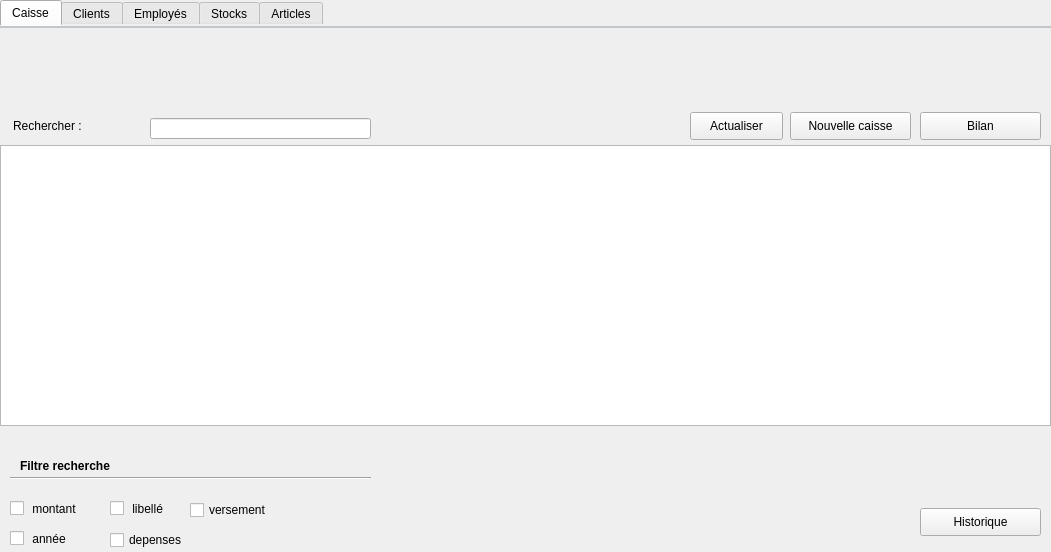
<?xml version="1.0" encoding="UTF-8"?>
<ui version="4.0">
 <class>TabWidget</class>
 <widget class="QTabWidget" name="TabWidget">
  <property name="geometry">
   <rect>
    <x>0</x>
    <y>0</y>
    <width>1051</width>
    <height>552</height>
   </rect>
  </property>
  <property name="windowTitle">
   <string>TabWidget</string>
  </property>
  <property name="styleSheet">
   <string notr="true">QTabWidget::pane { /* The tab widget frame */
    border-top: 2px solid #C2C7CB;
}</string>
  </property>
  <property name="currentIndex">
   <number>0</number>
  </property>
  <widget class="QWidget" name="CAISSE">
   <attribute name="title">
    <string>Caisse</string>
   </attribute>
   <widget class="QTableView" name="tableView_Caisse">
    <property name="geometry">
     <rect>
      <x>0</x>
      <y>117</y>
      <width>1051</width>
      <height>281</height>
     </rect>
    </property>
   </widget>
   <widget class="QLineEdit" name="lineEdit_rechercheCaisse">
    <property name="geometry">
     <rect>
      <x>150</x>
      <y>90</y>
      <width>221</width>
      <height>21</height>
     </rect>
    </property>
   </widget>
   <widget class="QCheckBox" name="checkBox_montant">
    <property name="geometry">
     <rect>
      <x>10</x>
      <y>470</y>
      <width>151</width>
      <height>21</height>
     </rect>
    </property>
    <property name="text">
     <string> montant</string>
    </property>
   </widget>
   <widget class="QCheckBox" name="checkBox_annee">
    <property name="geometry">
     <rect>
      <x>10</x>
      <y>500</y>
      <width>151</width>
      <height>21</height>
     </rect>
    </property>
    <property name="text">
     <string> année</string>
    </property>
   </widget>
   <widget class="QCheckBox" name="checkBox_libelle">
    <property name="geometry">
     <rect>
      <x>110</x>
      <y>470</y>
      <width>181</width>
      <height>21</height>
     </rect>
    </property>
    <property name="text">
     <string> libellé</string>
    </property>
   </widget>
   <widget class="QPushButton" name="pushButton_newCaisse">
    <property name="geometry">
     <rect>
      <x>790</x>
      <y>84</y>
      <width>121</width>
      <height>28</height>
     </rect>
    </property>
    <property name="text">
     <string>Nouvelle caisse</string>
    </property>
   </widget>
   <widget class="QLabel" name="label_rechercheCaisse">
    <property name="geometry">
     <rect>
      <x>13</x>
      <y>90</y>
      <width>131</width>
      <height>16</height>
     </rect>
    </property>
    <property name="text">
     <string>Rechercher :</string>
    </property>
   </widget>
   <widget class="QPushButton" name="pushButton_bilanCaisse">
    <property name="geometry">
     <rect>
      <x>920</x>
      <y>84</y>
      <width>121</width>
      <height>28</height>
     </rect>
    </property>
    <property name="text">
     <string>Bilan</string>
    </property>
   </widget>
   <widget class="QPushButton" name="pushButton_actualiserCaisse">
    <property name="geometry">
     <rect>
      <x>690</x>
      <y>84</y>
      <width>93</width>
      <height>28</height>
     </rect>
    </property>
    <property name="text">
     <string>Actualiser</string>
    </property>
   </widget>
   <widget class="Line" name="line_filtreRechercheCaisse">
    <property name="geometry">
     <rect>
      <x>10</x>
      <y>440</y>
      <width>361</width>
      <height>20</height>
     </rect>
    </property>
    <property name="orientation">
     <enum>Qt::Horizontal</enum>
    </property>
   </widget>
   <widget class="QLabel" name="label_filtreRecherche">
    <property name="geometry">
     <rect>
      <x>20</x>
      <y>430</y>
      <width>151</width>
      <height>16</height>
     </rect>
    </property>
    <property name="font">
     <font>
      <weight>75</weight>
      <bold>true</bold>
     </font>
    </property>
    <property name="text">
     <string>Filtre recherche</string>
    </property>
   </widget>
   <widget class="QPushButton" name="pushButton_historiqueCaisse">
    <property name="geometry">
     <rect>
      <x>920</x>
      <y>480</y>
      <width>121</width>
      <height>28</height>
     </rect>
    </property>
    <property name="text">
     <string>Historique</string>
    </property>
   </widget>
   <widget class="QLabel" name="label">
    <property name="geometry">
     <rect>
      <x>0</x>
      <y>0</y>
      <width>1051</width>
      <height>83</height>
     </rect>
    </property>
    <property name="frameShadow">
     <enum>QFrame::Plain</enum>
    </property>
    <property name="text">
     <string/>
    </property>
    <property name="pixmap">
     <pixmap>images/graphique.jpeg</pixmap>
    </property>
    <property name="alignment">
     <set>Qt::AlignCenter</set>
    </property>
    <property name="wordWrap">
     <bool>false</bool>
    </property>
    <property name="textInteractionFlags">
     <set>Qt::LinksAccessibleByMouse</set>
    </property>
   </widget>
   <widget class="QCheckBox" name="checkBox_afficheDepense">
    <property name="geometry">
     <rect>
      <x>110</x>
      <y>500</y>
      <width>191</width>
      <height>24</height>
     </rect>
    </property>
    <property name="text">
     <string>depenses</string>
    </property>
   </widget>
   <widget class="QCheckBox" name="checkBox_afficheVersement">
    <property name="geometry">
     <rect>
      <x>190</x>
      <y>470</y>
      <width>201</width>
      <height>24</height>
     </rect>
    </property>
    <property name="text">
     <string>versement</string>
    </property>
   </widget>
  </widget>
  <widget class="QWidget" name="CLIENT">
   <attribute name="title">
    <string>Clients</string>
   </attribute>
   <widget class="QTableView" name="tableView_client">
    <property name="geometry">
     <rect>
      <x>0</x>
      <y>70</y>
      <width>1051</width>
      <height>281</height>
     </rect>
    </property>
   </widget>
  </widget>
  <widget class="QWidget" name="STAFF">
   <attribute name="title">
    <string>Employés</string>
   </attribute>
   <widget class="QTableView" name="tableView_employe">
    <property name="geometry">
     <rect>
      <x>0</x>
      <y>71</y>
      <width>1051</width>
      <height>281</height>
     </rect>
    </property>
   </widget>
  </widget>
  <widget class="QWidget" name="STOCK">
   <attribute name="title">
    <string>Stocks</string>
   </attribute>
   <widget class="QTableView" name="tableView_stocks">
    <property name="geometry">
     <rect>
      <x>0</x>
      <y>71</y>
      <width>1051</width>
      <height>281</height>
     </rect>
    </property>
   </widget>
  </widget>
  <widget class="QWidget" name="ARTICLE">
   <attribute name="title">
    <string>Articles</string>
   </attribute>
   <widget class="QTableView" name="tableView">
    <property name="geometry">
     <rect>
      <x>0</x>
      <y>71</y>
      <width>1051</width>
      <height>281</height>
     </rect>
    </property>
    <property name="tabKeyNavigation">
     <bool>true</bool>
    </property>
    <property name="dragDropOverwriteMode">
     <bool>true</bool>
    </property>
   </widget>
  </widget>
 </widget>
 <resources/>
 <connections/>
</ui>
